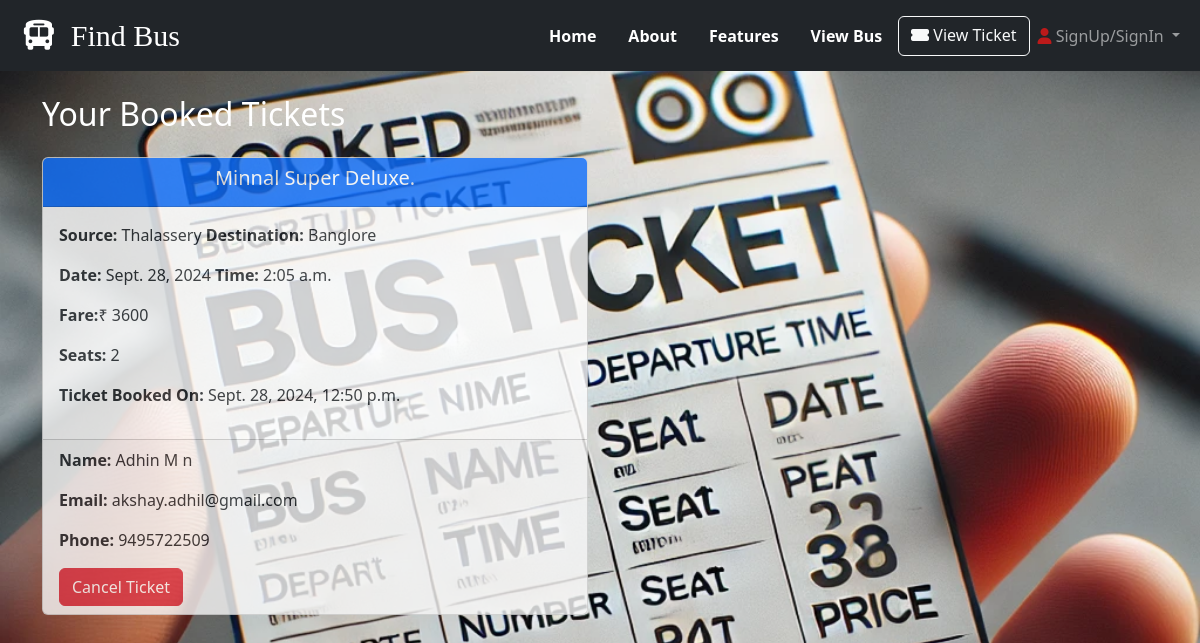
Page /listtickets/ (signed in) on the committed database.
### owner/models.py (models this page shows, shortened)
class Tickets(models.Model):
    user = models.ForeignKey(User, on_delete=models.CASCADE)
    bus = models.ForeignKey(Bus, on_delete=models.CASCADE, related_name='tickets')
    name = models.CharField(max_length=200)
    fare = models.IntegerField()
    phone_number = models.CharField(max_length=10)
    email = models.EmailField()
    seats = models.IntegerField()
    ticket_taken = models.DateTimeField(auto_now_add=True)

class Bus(models.Model):
    bus_name=models.CharField(max_length=100)
    seat_available=models.IntegerField(default=0)
    seat_remaining=models.IntegerField(default=0,null=True)
    source=models.CharField(max_length=200,default='')
    destination = models.CharField(max_length=200, null=True)
    bus_fare=models.IntegerField()
    date=models.DateField(null=True)
    time=models.TimeField(null=True)
    arrival=models.DateTimeField(null=True)
    cancellation_policy = models.TextField(blank=True, null=True)
    refund_policy = models.TextField(blank=True, null=True)

### user/views.py (the view)
# urls.py: path('listtickets/',BookedTicketView.as_view(), name='user_booked_tickets'),
class BookedTicketView(LoginRequiredMixin,ListView):
    model = Tickets
    template_name = 'ticket_list.html'
    context_object_name = 'tickets'
    def get_queryset(self):
        tickets = Tickets.objects.filter(user=self.request.user)
        for ticket in tickets:
            ticket.total_fare = ticket.fare * ticket.seats
        return tickets

### user/templates/ticket_list.html (shortened to what this page needs)
{% extends 'index.html' %}
{% load static %}
{% block content %}
<div class="container mt-4">
    <h2 class="mb-4" style="color: white;">Your Booked Tickets</h2>
    {% if tickets %}
        <div class="row">
            {% for ticket in tickets %}
            <div class="col-md-6">
                <div class="card">
                    <div class="card-header bg-primary text-white" style="text-align: center;">
                        <h5 class="card-title">{{ ticket.bus.bus_name }}</h5>
                    </div>
                    <div class="card-body">
                        <p><strong>Source:</strong> {{ ticket.bus.source }}
                        <strong>Destination:</strong> {{ ticket.bus.destination }}</p>
                        <p><strong>Date:</strong> {{ ticket.bus.date }}
                        <strong>Time:</strong> {{ ticket.bus.time }}</p>
                        <p><strong>Fare:</strong>₹ {{ ticket.total_fare }}</p>
                        <strong>Seats:</strong> {{ ticket.seats }}</p>
                        <p><strong>Ticket Booked On:</strong> {{ ticket.ticket_taken }}</p>
                    </div>
                    <div class="card-footer">
                        <p><strong>Name:</strong> {{ ticket.name }}</p>
                        <p><strong>Email:</strong> {{ ticket.email }}</p>
                        <p><strong>Phone:</strong> {{ ticket.phone_number }}</p>
                        <a href="{% url 'cancel_ticket_view' ticket.id %}" class="btn btn-danger">Cancel Ticket</a>
                    </div>
                </div>
            </div>
            {% endfor %}
        </div>
    {% else %}
    <p class="alert alert-info">You haven't booked any tickets yet.</p>
    {% endif %}
</div>
{% endblock %}

### user/templates/index.html (style rules this page uses)
.index-page { background-color: #a09498; }

### rows in the picture
Tickets: bus.bus_name "Minnal Super Deluxe.", bus.source "Thalassery", bus.destination "Banglore", bus "Sept. 28, 2024", bus.time "2:05 a.m.", total_fare "3600", seats "2", ticket_taken "Sept. 28, 2024, 12:50 p.m.", name "Adhin M n", email "akshay.adhil@gmail.com", phone_number "9495722509"
